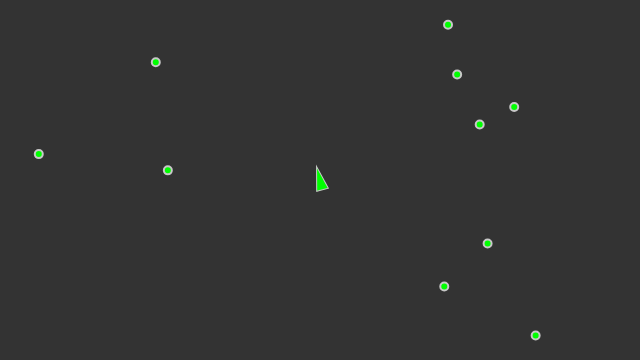
Frame 1 (no input)
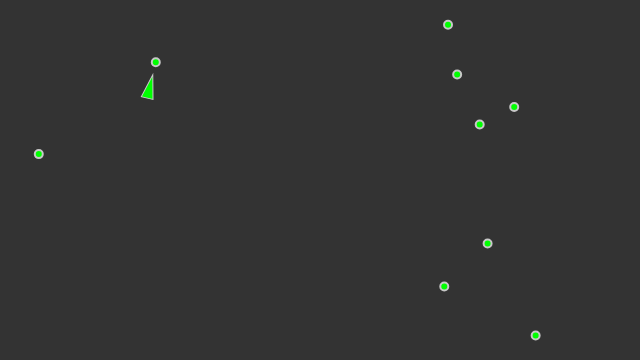
Frame 60 (no input)
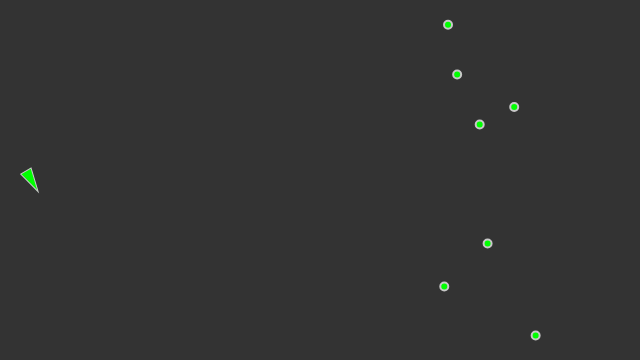
Frame 120 (the mouse pressed at the canvas centre since frame 60)

The p5.js sketch that drew these frames (run headless with seeded random() and noise() and a simulated clock; from frame 60 on, the mouse is pressed at the canvas centre):

// p5.js sketch
// ── sketch.js

let vehicle;
let food = [];
let poison = [];


function setup() {
  createCanvas(640, 360);
  vehicle = new Vehicle(width / 2, height / 2);
  for (let i = 0; i < 10; i++) {
    let x = random(width);
    let y = random(height);
    food.push(createVector(x, y));
  }
}

function mouseDragged() {

}

function draw() {
  background(51);

  let target = createVector(mouseX, mouseY);

  stroke(200);
  strokeWeight(2);

  for (let i = 0; i < food.length; i++) {
    fill(0, 255, 0);
    ellipse(food[i].x, food[i].y, 8, 8);
  }

  vehicle.eat(food);
  // vehicle.seek(target);
  vehicle.update();
  vehicle.display();

}
// ── vehicle.js
// Daniel Shiffman
// The Coding Train
// Coding Challenge 69: Steering Evolution
// Part 1: https://youtu.be/flxOkx0yLrY
// Part 2: https://youtu.be/XaOVH8ZSRNA
// Part 3: https://youtu.be/vZUWTlK7D2Q
// Part 4: https://youtu.be/ykOcaInciBI
// Part 5: https://youtu.be/VnFF5V5DS8s

// https://editor.p5js.org/codingtrain/sketches/xgQNXkxx1

var mr = 0.01;

function Vehicle(x, y, dna) {
  this.acceleration = createVector(0, 0);
  this.velocity = createVector(0, -2);
  this.position = createVector(x, y);
  this.r = 6;
  this.maxspeed = 5;
  this.maxforce = 0.5;

  // Method to update location
  this.update = function () {
    // Update velocity
    this.velocity.add(this.acceleration);
    // Limit speed
    this.velocity.limit(this.maxspeed);
    this.position.add(this.velocity);
    // Reset accelerationelertion to 0 each cycle
    this.acceleration.mult(0);
  };

  this.applyForce = function (force) {
    // We could add mass here if we want A = F / M
    this.acceleration.add(force);
  };

  this.behaviors = function (good, bad) {
    var steerG = this.eat(good, 0.2, this.dna[2]);
    var steerB = this.eat(bad, -1, this.dna[3]);

    steerG.mult(this.dna[0]);
    steerB.mult(this.dna[1]);

    this.applyForce(steerG);
    this.applyForce(steerB);
  };

  this.clone = function () {
    if (random(1) < 0.002) {
      return new Vehicle(this.position.x, this.position.y, this.dna);
    } else {
      return null;
    }
  };

  this.eat = function (list, nutrition, perception) {
    var record = Infinity;
    var closest = null;
    for (var i = list.length - 1; i >= 0; i--) {
      var d = this.position.dist(list[i]);

      if (d < this.maxspeed) {
        list.splice(i, 1);
        this.health += nutrition;
      } else {
        if (d < record && d < perception) {
          record = d;
          closest = list[i];
        }
      }
    }

    // This is the moment of eating!

    if (closest != null) {
      return this.seek(closest);
    }

    return createVector(0, 0);
  };

  this.eat = function (list) {
    let record = Infinity;
    let closest = -1;
    for (let i = 0; i < list.length; i++) {
      let d = this.position.dist(food[i]);
      if (d < record) {
        record = d;
        closest = i;
      }
    }

    if (record < 5) {
      food.splice(closest, 1);
    }

    this.seek(list[closest]);
  }

  // A method that calculates a steering force towards a target
  // STEER = DESIRED MINUS VELOCITY
  this.seek = function (target) {
    var desired = p5.Vector.sub(target, this.position); // A vector pointing from the location to the target

    // Scale to maximum speed
    desired.setMag(this.maxspeed);

    // Steering = Desired minus velocity
    var steer = p5.Vector.sub(desired, this.velocity);
    steer.limit(this.maxforce); // Limit to maximum steering force

    // return steer;
    this.applyForce(steer);
  };

  this.dead = function () {
    return this.health < 0;
  };

  this.display = function () {
    // Draw a triangle rotated in the direction of velocity
    var angle = this.velocity.heading() + PI / 2;

    push();
    translate(this.position.x, this.position.y);
    rotate(angle);

    /*     if (debug.checked()) {
          strokeWeight(3);
          stroke(0, 255, 0);
          noFill();
          line(0, 0, 0, -this.dna[0] * 25);
          strokeWeight(2);
          ellipse(0, 0, this.dna[2] * 2);
          stroke(255, 0, 0);
          line(0, 0, 0, -this.dna[1] * 25);
          ellipse(0, 0, this.dna[3] * 2);
        } */

    var gr = color(0, 255, 0);
    var rd = color(255, 0, 0);
    var col = lerpColor(rd, gr, this.health);

    fill(col);
    stroke(col);
    strokeWeight(1);
    beginShape();
    vertex(0, -this.r * 2);
    vertex(-this.r, this.r * 2);
    vertex(this.r, this.r * 2);
    endShape(CLOSE);

    pop();
  };

  this.boundaries = function () {
    var d = 25;

    var desired = null;

    if (this.position.x < d) {
      desired = createVector(this.maxspeed, this.velocity.y);
    } else if (this.position.x > width - d) {
      desired = createVector(-this.maxspeed, this.velocity.y);
    }

    if (this.position.y < d) {
      desired = createVector(this.velocity.x, this.maxspeed);
    } else if (this.position.y > height - d) {
      desired = createVector(this.velocity.x, -this.maxspeed);
    }

    if (desired !== null) {
      desired.normalize();
      desired.mult(this.maxspeed);
      var steer = p5.Vector.sub(desired, this.velocity);
      steer.limit(this.maxforce);
      this.applyForce(steer);
    }
  };
}
